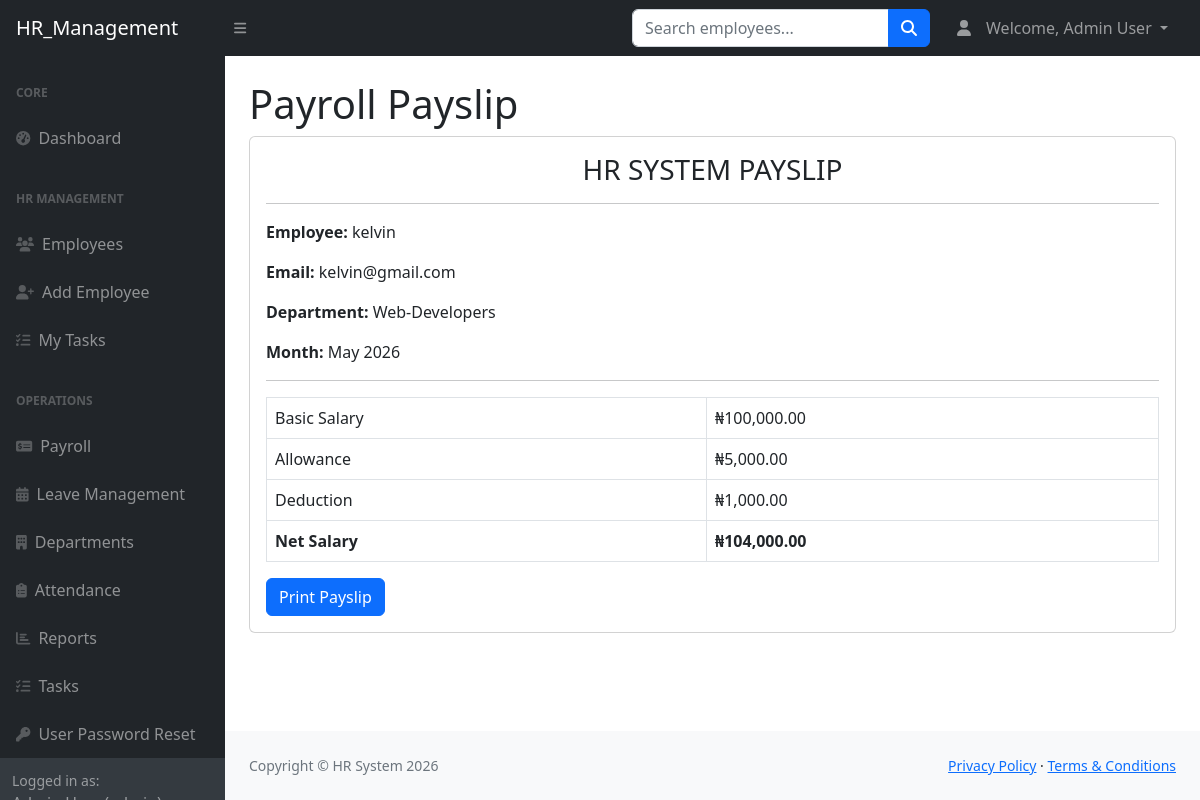
/hr_suite/payroll/payslip.php?id=7 (signed in), run on the app's committed database.
### tables this page shows
CREATE TABLE `payroll` (
  `id` int(11) NOT NULL,
  `user_id` int(11) NOT NULL,
  `basic_salary` decimal(10,2) NOT NULL,
  `allowance` decimal(10,2) NOT NULL DEFAULT 0.00,
  `deduction` decimal(10,2) NOT NULL DEFAULT 0.00,
  `net_salary` decimal(10,2) GENERATED ALWAYS AS (`basic_salary` + `allowance` - `deduction`) STORED,
  `pay_month` varchar(20) DEFAULT NULL,
  `created_at` timestamp NULL DEFAULT current_timestamp()
);

CREATE TABLE `users` (
  `id` int(11) NOT NULL,
  `full_name` varchar(100) NOT NULL,
  `email` varchar(100) NOT NULL,
  `password` varchar(255) NOT NULL,
  `role` enum('admin','hr','employee') NOT NULL DEFAULT 'employee',
  `department_id` int(11) NOT NULL,
  `created_at` timestamp NOT NULL DEFAULT current_timestamp(),
  `profile_image` varchar(255) DEFAULT NULL
);

CREATE TABLE `departments` (
  `id` int(11) NOT NULL,
  `department_name` varchar(100) NOT NULL,
  `created_at` timestamp NOT NULL DEFAULT current_timestamp()
);

### hr_suite/payroll/payslip.php (the view, shortened to what this page needs)
<?php
include("../config/db.php");
$id = intval($_GET['id']);
$sql = "SELECT
            payroll.*,
            users.full_name,
            users.email,
            departments.department_name
        FROM payroll
        LEFT JOIN users
        ON payroll.user_id = users.id
        LEFT JOIN departments
        ON users.department_id = departments.id
        WHERE payroll.id = $id";
$result = mysqli_query($conn, $sql);
$data = mysqli_fetch_assoc($result);
?>
<?php include("../includes/header.php"); ?>
<div id="layoutSidenav">
    <?php include("../includes/sidebar.php"); ?>
    <div id="layoutSidenav_content">
        <main>
            <div class="container-fluid px-4">
                <h1 class="mt-4">Payroll Payslip</h1>
                <div class="card mb-4">
                    <div class="card-body" id="payslipArea">
                        <h3 class="text-center">HR SYSTEM PAYSLIP</h3>
                        <hr>
                        <p><strong>Employee:</strong> <?php echo $data['full_name']; ?></p>
                        <p><strong>Email:</strong> <?php echo $data['email']; ?></p>
                        <p><strong>Department:</strong> <?php echo $data['department_name'] ?? 'N/A'; ?></p>
                        <p><strong>Month:</strong> <?php echo $data['pay_month']; ?></p>
                        <hr>
                        <table class="table table-bordered">
                            <tr>
                                <td>Basic Salary</td>
                                <td>₦<?php echo number_format($data['basic_salary'],2); ?></td>
                            </tr>
                            <tr>
                                <td>Allowance</td>
                                <td>₦<?php echo number_format($data['allowance'],2); ?></td>
                            </tr>
                            <tr>
                                <td>Deduction</td>
                                <td>₦<?php echo number_format($data['deduction'],2); ?></td>
                            </tr>
                            <tr>
                                <th>Net Salary</th>
                                <th>₦<?php echo number_format($data['net_salary'],2); ?></th>
                            </tr>
                        </table>
                        <button class="btn btn-primary" onclick="window.print()">
                            Print Payslip
                        </button>
                    </div>
                </div>
            </div>
        </main>
<?php include("../includes/footer.php"); ?>

### data on the page
payroll: user.full_name "kelvin", user.email "kelvin@gmail.com", departments.department_name "Web-Developers", pay_month "May 2026", basic_salary "100,000.00", allowance "5,000.00", deduction "1,000.00", net_salary "104,000.00"

### other printed values
$name "Admin User"
